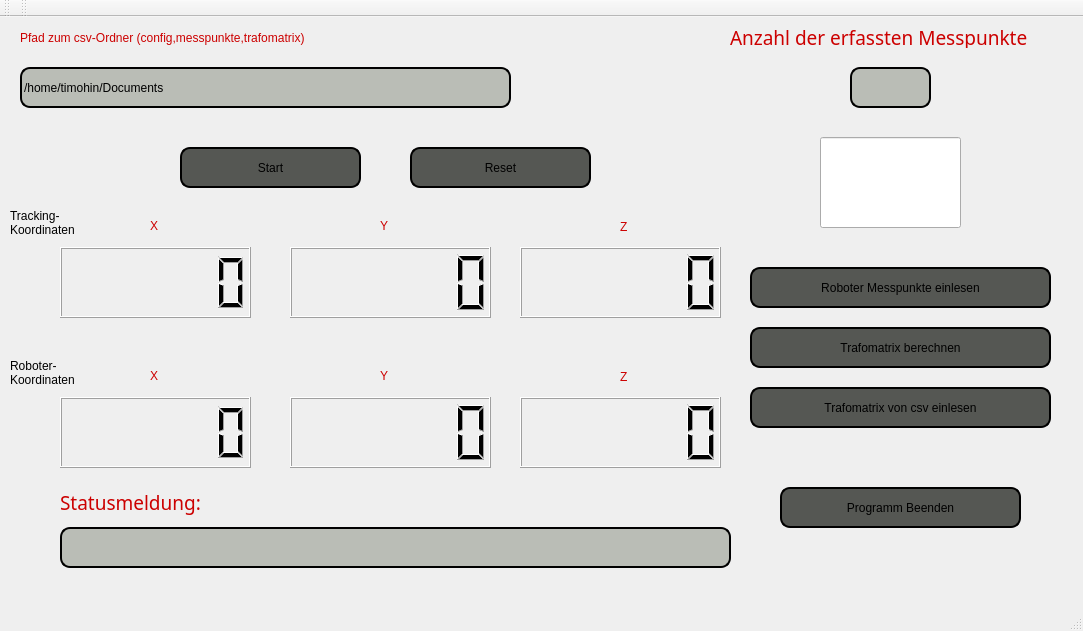
<?xml version="1.0" encoding="UTF-8"?>
<ui version="4.0">
 <class>MainWindow</class>
 <widget class="QMainWindow" name="MainWindow">
  <property name="geometry">
   <rect>
    <x>0</x>
    <y>0</y>
    <width>1083</width>
    <height>631</height>
   </rect>
  </property>
  <property name="windowTitle">
   <string>MainWindow</string>
  </property>
  <property name="styleSheet">
   <string notr="true">QMainWindow{
}

QWidget{

}
</string>
  </property>
  <widget class="QWidget" name="centralWidget">
   <widget class="QPushButton" name="robo_mp_einlesen_btn">
    <property name="geometry">
     <rect>
      <x>750</x>
      <y>250</y>
      <width>301</width>
      <height>41</height>
     </rect>
    </property>
    <property name="styleSheet">
     <string notr="true">QPushButton{
    background-color: rgb(85, 87, 83);
    border-style: outset;
    border-width: 2px;
    border-radius: 10px;
	border-color: rgb(0, 0, 0);
	font: 75 14pt &quot;Waree&quot;;
	color:rgb(0, 0, 0);
    min-width: 5em;
    padding: 6px;
}</string>
    </property>
    <property name="text">
     <string>Roboter Messpunkte einlesen</string>
    </property>
   </widget>
   <widget class="QLineEdit" name="lineEdit">
    <property name="geometry">
     <rect>
      <x>20</x>
      <y>50</y>
      <width>491</width>
      <height>41</height>
     </rect>
    </property>
    <property name="styleSheet">
     <string notr="true">QLineEdit{
    border-style: outset;
    border-width: 2px;
    border-radius: 10px;
	border-color: rgb(0, 0, 0);
background-color: rgb(186, 189, 182);
color
	color: rgb(0, 0, 0);
	font: 75 14pt &quot;Waree&quot;;
}</string>
    </property>
    <property name="text">
     <string>/home/timohin/Documents</string>
    </property>
   </widget>
   <widget class="QLabel" name="label">
    <property name="geometry">
     <rect>
      <x>20</x>
      <y>0</y>
      <width>511</width>
      <height>41</height>
     </rect>
    </property>
    <property name="styleSheet">
     <string notr="true">QLabel{
color:rgb(204, 0, 0);
font: 75 14pt &quot;Waree&quot;;

}
</string>
    </property>
    <property name="text">
     <string>Pfad zum csv-Ordner (config,messpunkte,trafomatrix)</string>
    </property>
   </widget>
   <widget class="QLCDNumber" name="lcdNumber_x">
    <property name="geometry">
     <rect>
      <x>60</x>
      <y>230</y>
      <width>191</width>
      <height>71</height>
     </rect>
    </property>
    <property name="digitCount">
     <number>6</number>
    </property>
   </widget>
   <widget class="QLCDNumber" name="lcdNumber_y">
    <property name="geometry">
     <rect>
      <x>290</x>
      <y>230</y>
      <width>201</width>
      <height>71</height>
     </rect>
    </property>
    <property name="digitCount">
     <number>6</number>
    </property>
   </widget>
   <widget class="QLCDNumber" name="lcdNumber_z">
    <property name="geometry">
     <rect>
      <x>520</x>
      <y>230</y>
      <width>201</width>
      <height>71</height>
     </rect>
    </property>
    <property name="digitCount">
     <number>6</number>
    </property>
   </widget>
   <widget class="QLabel" name="label_2">
    <property name="geometry">
     <rect>
      <x>150</x>
      <y>200</y>
      <width>16</width>
      <height>17</height>
     </rect>
    </property>
    <property name="styleSheet">
     <string notr="true">QLabel{
color:rgb(204, 0, 0);
font: 75 14pt &quot;Waree&quot;;

}</string>
    </property>
    <property name="text">
     <string>X</string>
    </property>
   </widget>
   <widget class="QLabel" name="label_3">
    <property name="geometry">
     <rect>
      <x>380</x>
      <y>200</y>
      <width>16</width>
      <height>17</height>
     </rect>
    </property>
    <property name="styleSheet">
     <string notr="true">QLabel{
color:rgb(204, 0, 0);
font: 75 14pt &quot;Waree&quot;;

}</string>
    </property>
    <property name="text">
     <string>Y</string>
    </property>
   </widget>
   <widget class="QLabel" name="label_4">
    <property name="geometry">
     <rect>
      <x>620</x>
      <y>200</y>
      <width>16</width>
      <height>20</height>
     </rect>
    </property>
    <property name="styleSheet">
     <string notr="true">QLabel{
color:rgb(204, 0, 0);
font: 75 14pt &quot;Waree&quot;;

}</string>
    </property>
    <property name="text">
     <string>Z</string>
    </property>
   </widget>
   <widget class="QLineEdit" name="lineEdit_2">
    <property name="geometry">
     <rect>
      <x>820</x>
      <y>120</y>
      <width>141</width>
      <height>91</height>
     </rect>
    </property>
    <property name="styleSheet">
     <string notr="true">QLineEdit{

}</string>
    </property>
   </widget>
   <widget class="QLCDNumber" name="lcdNumber_x_2">
    <property name="geometry">
     <rect>
      <x>60</x>
      <y>380</y>
      <width>191</width>
      <height>71</height>
     </rect>
    </property>
    <property name="digitCount">
     <number>6</number>
    </property>
   </widget>
   <widget class="QLCDNumber" name="lcdNumber_y_2">
    <property name="geometry">
     <rect>
      <x>290</x>
      <y>380</y>
      <width>201</width>
      <height>71</height>
     </rect>
    </property>
    <property name="digitCount">
     <number>6</number>
    </property>
   </widget>
   <widget class="QLCDNumber" name="lcdNumber_z_2">
    <property name="geometry">
     <rect>
      <x>520</x>
      <y>380</y>
      <width>201</width>
      <height>71</height>
     </rect>
    </property>
    <property name="digitCount">
     <number>6</number>
    </property>
    <property name="value" stdset="0">
     <double>0.000000000000000</double>
    </property>
   </widget>
   <widget class="QLineEdit" name="lineEdit_3">
    <property name="geometry">
     <rect>
      <x>850</x>
      <y>50</y>
      <width>81</width>
      <height>41</height>
     </rect>
    </property>
    <property name="font">
     <font>
      <family>Waree</family>
      <pointsize>14</pointsize>
      <weight>9</weight>
      <italic>false</italic>
      <bold>false</bold>
     </font>
    </property>
    <property name="styleSheet">
     <string notr="true">QLineEdit{
    border-style: outset;
    border-width: 2px;
    border-radius: 10px;
	border-color: rgb(0, 0, 0);
background-color: rgb(186, 189, 182);
color
	color: rgb(0, 0, 0);
	font: 75 14pt &quot;Waree&quot;;
}</string>
    </property>
   </widget>
   <widget class="QLabel" name="label_5">
    <property name="geometry">
     <rect>
      <x>730</x>
      <y>10</y>
      <width>331</width>
      <height>21</height>
     </rect>
    </property>
    <property name="font">
     <font>
      <family>Waree</family>
      <pointsize>14</pointsize>
      <weight>9</weight>
      <italic>false</italic>
      <bold>false</bold>
     </font>
    </property>
    <property name="styleSheet">
     <string notr="true">QLabel{
color:rgb(204, 0, 0);
font: 75 14pt &quot;Waree&quot;;

}</string>
    </property>
    <property name="text">
     <string>Anzahl der erfassten Messpunkte</string>
    </property>
   </widget>
   <widget class="QPushButton" name="trafom_berechnen_btn">
    <property name="geometry">
     <rect>
      <x>750</x>
      <y>310</y>
      <width>301</width>
      <height>41</height>
     </rect>
    </property>
    <property name="styleSheet">
     <string notr="true">QPushButton{
    background-color: rgb(85, 87, 83);
    border-style: outset;
    border-width: 2px;
    border-radius: 10px;
	border-color: rgb(0, 0, 0);
	font: 75 14pt &quot;Waree&quot;;
	color:rgb(0, 0, 0);
    min-width: 5em;
    padding: 6px;
}</string>
    </property>
    <property name="text">
     <string>Trafomatrix berechnen</string>
    </property>
   </widget>
   <widget class="QPushButton" name="reset_btn">
    <property name="geometry">
     <rect>
      <x>410</x>
      <y>130</y>
      <width>181</width>
      <height>41</height>
     </rect>
    </property>
    <property name="styleSheet">
     <string notr="true">QPushButton{
    background-color: rgb(85, 87, 83);
    border-style: outset;
    border-width: 2px;
    border-radius: 10px;
	border-color: rgb(0, 0, 0);
	font: 75 14pt &quot;Waree&quot;;
	color:rgb(0, 0, 0);
    min-width: 5em;
    padding: 6px;

}</string>
    </property>
    <property name="text">
     <string>Reset</string>
    </property>
   </widget>
   <widget class="QLineEdit" name="lineEdit_message">
    <property name="geometry">
     <rect>
      <x>60</x>
      <y>510</y>
      <width>671</width>
      <height>41</height>
     </rect>
    </property>
    <property name="styleSheet">
     <string notr="true">QLineEdit{
    border-style: outset;
    border-width: 2px;
    border-radius: 10px;
	border-color: rgb(0, 0, 0);
background-color: rgb(186, 189, 182);
color
	color: rgb(0, 0, 0);
	font: 75 14pt &quot;Waree&quot;;
}</string>
    </property>
   </widget>
   <widget class="QPushButton" name="start_btn">
    <property name="geometry">
     <rect>
      <x>180</x>
      <y>130</y>
      <width>181</width>
      <height>41</height>
     </rect>
    </property>
    <property name="styleSheet">
     <string notr="true">QPushButton{
    background-color: rgb(85, 87, 83);
    border-style: outset;
    border-width: 2px;
    border-radius: 10px;
	border-color: rgb(0, 0, 0);
	font: 75 14pt &quot;Waree&quot;;
	color:rgb(0, 0, 0);
    min-width: 5em;
    padding: 6px;
}</string>
    </property>
    <property name="text">
     <string>Start</string>
    </property>
   </widget>
   <widget class="QLabel" name="label_6">
    <property name="geometry">
     <rect>
      <x>60</x>
      <y>470</y>
      <width>151</width>
      <height>31</height>
     </rect>
    </property>
    <property name="font">
     <font>
      <family>Waree</family>
      <pointsize>14</pointsize>
      <weight>9</weight>
      <italic>false</italic>
      <bold>false</bold>
     </font>
    </property>
    <property name="styleSheet">
     <string notr="true">QLabel{
color:rgb(204, 0, 0);
font: 75 14pt &quot;Waree&quot;;

}</string>
    </property>
    <property name="text">
     <string>Statusmeldung:</string>
    </property>
   </widget>
   <widget class="QPushButton" name="trafom_einlesen_btn">
    <property name="geometry">
     <rect>
      <x>750</x>
      <y>370</y>
      <width>301</width>
      <height>41</height>
     </rect>
    </property>
    <property name="styleSheet">
     <string notr="true">QPushButton{
    background-color: rgb(85, 87, 83);
    border-style: outset;
    border-width: 2px;
    border-radius: 10px;
	border-color: rgb(0, 0, 0);
	font: 75 14pt &quot;Waree&quot;;
	color:rgb(0, 0, 0);
    min-width: 5em;
    padding: 6px;
}</string>
    </property>
    <property name="text">
     <string>Trafomatrix von csv einlesen</string>
    </property>
   </widget>
   <widget class="QPushButton" name="prog_beenden_btn">
    <property name="geometry">
     <rect>
      <x>780</x>
      <y>470</y>
      <width>241</width>
      <height>41</height>
     </rect>
    </property>
    <property name="styleSheet">
     <string notr="true">QPushButton{
    background-color: rgb(85, 87, 83);
    border-style: outset;
    border-width: 2px;
    border-radius: 10px;
	border-color: rgb(0, 0, 0);
	font: 75 14pt &quot;Waree&quot;;
	color:rgb(0, 0, 0);
    min-width: 5em;
    padding: 6px;

}</string>
    </property>
    <property name="text">
     <string>Programm Beenden</string>
    </property>
   </widget>
   <widget class="QLabel" name="label_7">
    <property name="geometry">
     <rect>
      <x>10</x>
      <y>340</y>
      <width>91</width>
      <height>31</height>
     </rect>
    </property>
    <property name="text">
     <string>Roboter-Koordinaten</string>
    </property>
    <property name="wordWrap">
     <bool>true</bool>
    </property>
   </widget>
   <widget class="QLabel" name="label_8">
    <property name="geometry">
     <rect>
      <x>10</x>
      <y>190</y>
      <width>101</width>
      <height>31</height>
     </rect>
    </property>
    <property name="text">
     <string>Tracking-Koordinaten</string>
    </property>
    <property name="wordWrap">
     <bool>true</bool>
    </property>
   </widget>
   <widget class="QLabel" name="label_9">
    <property name="geometry">
     <rect>
      <x>150</x>
      <y>350</y>
      <width>16</width>
      <height>17</height>
     </rect>
    </property>
    <property name="styleSheet">
     <string notr="true">QLabel{
color:rgb(204, 0, 0);
font: 75 14pt &quot;Waree&quot;;

}</string>
    </property>
    <property name="text">
     <string>X</string>
    </property>
   </widget>
   <widget class="QLabel" name="label_10">
    <property name="geometry">
     <rect>
      <x>380</x>
      <y>350</y>
      <width>16</width>
      <height>17</height>
     </rect>
    </property>
    <property name="styleSheet">
     <string notr="true">QLabel{
color:rgb(204, 0, 0);
font: 75 14pt &quot;Waree&quot;;

}</string>
    </property>
    <property name="text">
     <string>Y</string>
    </property>
   </widget>
   <widget class="QLabel" name="label_11">
    <property name="geometry">
     <rect>
      <x>620</x>
      <y>350</y>
      <width>16</width>
      <height>20</height>
     </rect>
    </property>
    <property name="styleSheet">
     <string notr="true">QLabel{
color:rgb(204, 0, 0);
font: 75 14pt &quot;Waree&quot;;

}</string>
    </property>
    <property name="text">
     <string>Z</string>
    </property>
   </widget>
  </widget>
  <widget class="QMenuBar" name="menuBar">
   <property name="geometry">
    <rect>
     <x>0</x>
     <y>0</y>
     <width>1083</width>
     <height>22</height>
    </rect>
   </property>
  </widget>
  <widget class="QToolBar" name="mainToolBar">
   <attribute name="toolBarArea">
    <enum>TopToolBarArea</enum>
   </attribute>
   <attribute name="toolBarBreak">
    <bool>false</bool>
   </attribute>
  </widget>
  <widget class="QStatusBar" name="statusBar"/>
  <widget class="QToolBar" name="toolBar">
   <property name="windowTitle">
    <string>toolBar</string>
   </property>
   <attribute name="toolBarArea">
    <enum>TopToolBarArea</enum>
   </attribute>
   <attribute name="toolBarBreak">
    <bool>false</bool>
   </attribute>
  </widget>
 </widget>
 <layoutdefault spacing="6" margin="11"/>
 <resources/>
 <connections/>
 <slots>
  <slot>slot_calc()</slot>
 </slots>
</ui>
